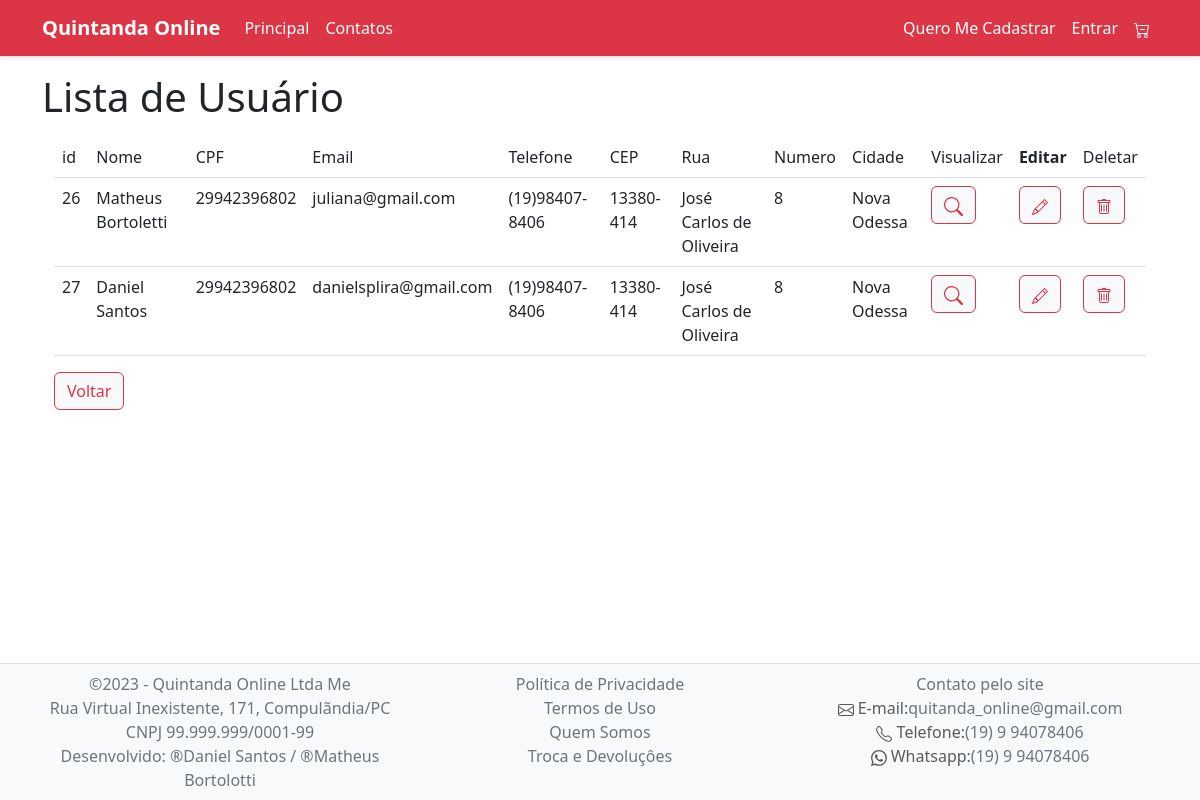
Page /listar-usuario.php on the committed database.
### tables this page shows
CREATE TABLE `usuario` (
  `id` int(100) NOT NULL,
  `nome` varchar(100) NOT NULL,
  `cpf` varchar(50) NOT NULL,
  `datanacimento` varchar(50) DEFAULT NULL,
  `email` varchar(50) NOT NULL,
  `telefone` varchar(50) NOT NULL,
  `cep` varchar(50) NOT NULL,
  `rua` varchar(50) NOT NULL,
  `numero` varchar(50) NOT NULL,
  `complemento` varchar(50) NOT NULL,
  `cidade` varchar(50) NOT NULL,
  `senha` varchar(50) NOT NULL,
  `Conf_Senha` varchar(50) NOT NULL,
  `referencia` varchar(25) NOT NULL
);

### listar-usuario.php (the view, shortened to what this page needs)
<?php
include "menu.php";
?>
<main>
    <div class="container">
        <div class="row">
            <div class="col">
                <h1>Lista de Usuário</h1>
            </div>
        </div>
        <div class="container mt-2">
            <div class="row">
                <div class="table-responsive">
                    <table class="table  table-hover-warning tabla-striped ">
                        <tr class="bg-danger text-white">
                            <td>id</td>
                            <td>Nome</td>
                            <td>CPF</td>
                            <td>Email</td>
                            <td>Telefone</td>
                            <td>CEP</td>
                            <td>Rua</td>
                            <td>Numero</td>
                            <td>Cidade</td>
                            <td>Visualizar</td>
                            <th>Editar</td>
                            <td>Deletar</td>
                        </tr>
                        <?php
                        include "conexao.php";
                        $sql_buscar = "select * from usuario";
                        $todos_os_usuario = mysqli_query($conexao, $sql_buscar);
                        while ($um_usuario = mysqli_fetch_assoc($todos_os_usuario)) :
                        ?>
                            <tr>
                                <td><?php echo $um_usuario["id"]; ?></td>
                                <td><?php echo $um_usuario["nome"]; ?></td>
                                <td><?php echo $um_usuario["cpf"]; ?></td>
                                <td><?php echo $um_usuario["email"]; ?></td>
                                <td><?php echo $um_usuario["telefone"]; ?></td>
                                <td><?php echo $um_usuario["cep"]; ?></td>
                                <td><?php echo $um_usuario["rua"]; ?></td>
                                <td><?php echo $um_usuario["numero"]; ?></td>
                                <td><?php echo $um_usuario["cidade"]; ?></td>
                                <td>
                                    <a href="ver-usuario.php?id=<?php echo $um_usuario["id"]; ?>" class="btn btn-light btn-outline-danger">
                                    </a>
                                </td>
                                <td>
                                    <a href="editar-usuario.php?id=<?php echo $um_usuario["id"]; ?>" class="btn btn-light btn-outline-danger">
                                    </a>
                                </td>
                                <td>
                                    <a href="excluir-usuario.php?id=<?php echo $um_usuario["id"]; ?>" class="btn btn-light btn-outline-danger">
                                    </a>
                                </td>
                            </tr>
                        <?php
                        endwhile;
                        ?>
                    </table>
                </div>
                <div class="col-12">
                    <a href="painel.php" class="btn btn-light btn-outline-danger">Voltar</a>
                </div>
            </div>
        </div>
    </div>
</main>
<div style="height: 129px;" class="d-none d-lg-block"></div>

### rows in the picture
usuario: id "26", nome "Matheus Bortoletti", cpf "29942396802", email "juliana@gmail.com", telefone "(19)98407-8406", cep "13380-414", rua "José Carlos de Oliveira", numero "8", cidade "Nova Odessa"
usuario: id "27", nome "Daniel Santos", cpf "29942396802", email "danielsplira@gmail.com", telefone "(19)98407-8406", cep "13380-414", rua "José Carlos de Oliveira", numero "8", cidade "Nova Odessa"
